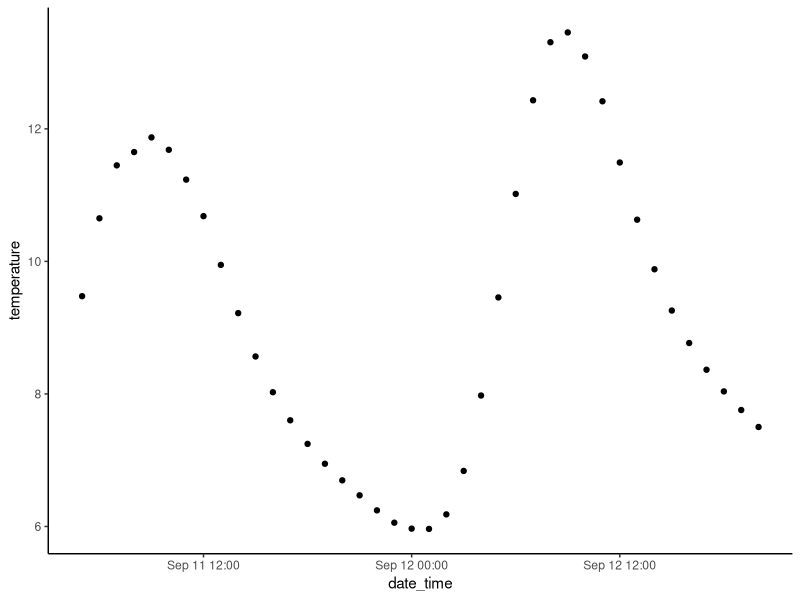
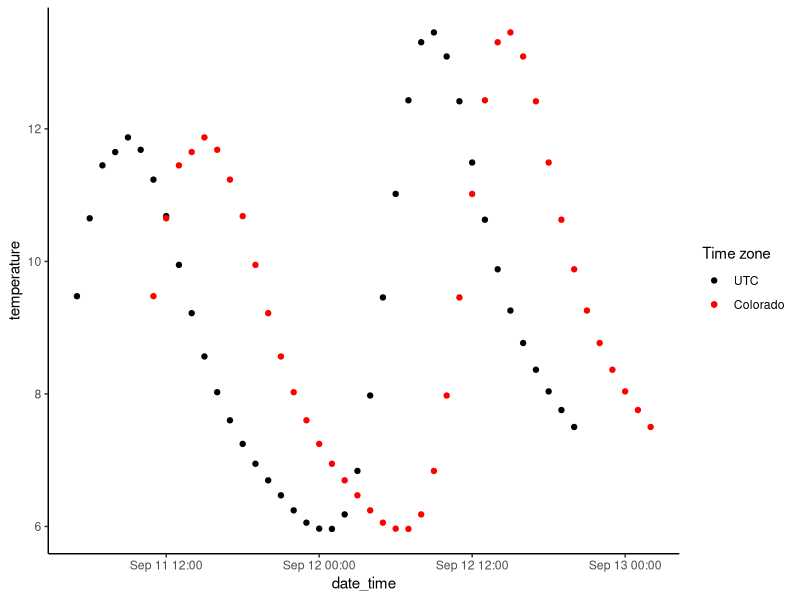

These charts were generated, in order, by the following R code:
## ---- chunk 1
library(tidyverse) # general data wrangling
## ---- chunk 2
df <- read.csv("example_data/time_zones.csv") %>%
  mutate(date_time = lubridate::ymd_hms(date_time))

glimpse(df)
## ---- chunk 3
# Plots a scatter plot of temperature against date_time for the first 40 rows of the input dataframe.
ggplot(head(df, 40), aes(x = date_time, y = temperature)) +
  geom_point() +
  theme_classic()
## ---- chunk 4
# Mutates the 'date_time_colorado' column of the dataframe 'df' to force the timezone to 'America/Denver'.
df <- df %>%
  mutate(date_time_colorado = force_tz(date_time, "America/Denver"))
## ---- chunk 5
# Plots temperature data against date_time in two different time zones.
# The first plot shows the temperature data in UTC time zone, while the second plot
# shows the temperature data in Colorado time zone.
# The data used for the plot is the first 40 rows of the dataframe 'df'.
# The plot includes a legend that shows the color mapping for each time zone.
ggplot(head(df, 40), aes(x = date_time, y = temperature, color = "black")) +
  geom_point(show.legend = TRUE) +
  geom_point(data = head(df, 40), aes(x = date_time_colorado, y = temperature, color = "red")) +
  theme_classic() +
  scale_color_identity(
    name = "Time zone",
    breaks = c("black", "red"),
    label = c("UTC", "Colorado"),
    guide = "legend"
  )
